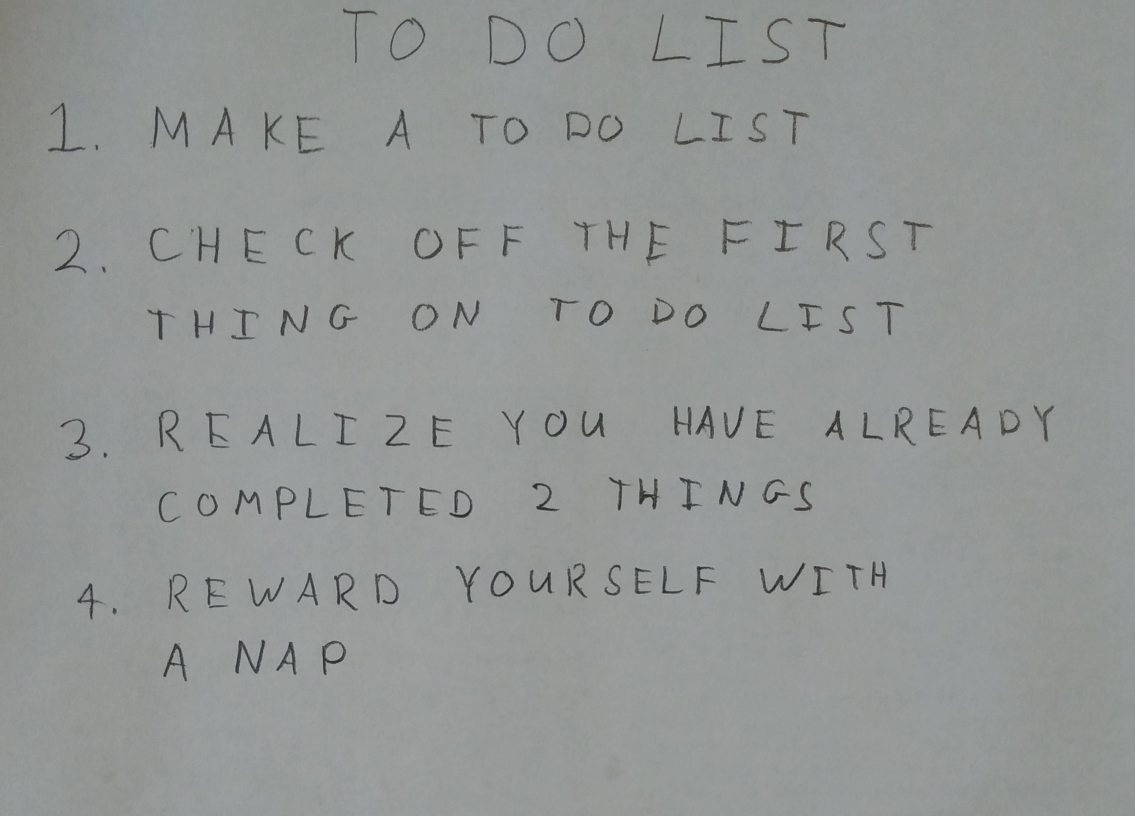
#> input picture Assignments/HW5/images/01_list.jpg, 2270 x 1631 px (shown at 1/2 size)
$ python q4.py
#> lines starting #> are read from the running program, lines starting #| are printed output that depends on the picture; after the words box and inside, x2 and y2 are one past the last pixel; in counts of white or black regions, pixels touching at a corner belong together
#> further down, img is the input picture: shape (1631, 2270, 3); mean R, G, B 146.5, 150.1, 148.9
#!/usr/bin/python3

'''
16-720B Computer Vision (Fall 2018)
Homework 5 - Neural Networks for Recognition
'''

__author__ = "Heethesh Vhavle"
__credits__ = ["Simon Lucey", "16-720B TAs"]
__version__ = "1.0.1"
__email__ = "heethesh@cmu.edu"

import numpy as np
import skimage
import skimage.io
import skimage.measure
import skimage.color
import skimage.filters
import skimage.morphology
import skimage.segmentation

import matplotlib.pyplot as plt
import matplotlib.patches as mpatches

import warnings
warnings.simplefilter(action='ignore', category=FutureWarning)
warnings.simplefilter(action='ignore', category=UserWarning)

BLUR_SIGMA = 2
BW_CLOSING_ITERS = 3
MIN_BBOX_AREA = 1000
LABELS_EROSION_ITERS = 4
JOINT_MIN_ASPECT_RATIO = 1.15
JOINT_EROSION_ITERS = 1
LINE_DETECTION_THRESH = 100

def findLabels(image, morph_iters=LABELS_EROSION_ITERS):
    for _ in range(morph_iters): image = skimage.morphology.binary_erosion(image)
    image = skimage.img_as_float(image)
    labels = skimage.measure.label(image-1)
    labels = skimage.segmentation.clear_border(labels)
    regions = skimage.measure.regionprops(labels)
    return labels, regions

def drawBoxes(image, bboxes):
    fig, ax = plt.subplots()
    ax.imshow(image, cmap='gray')

    for bbox in bboxes:
        minr, minc, maxr, maxc = bbox
        rect = mpatches.Rectangle((minc, minr), maxc-minc, maxr-minr, fill=False, edgecolor='red', linewidth=1)
        ax.add_patch(rect)

    plt.show()

def removeJoints(image, bboxes):
    i = 0
    while i < len(bboxes):
        minr, minc, maxr, maxc = bboxes[i]
        if (maxc - minc) / (maxr - minr) > JOINT_MIN_ASPECT_RATIO:
            letter = np.ones_like(image)
            letter[minr:maxr, minc:maxc] = image[minr:maxr, minc:maxc]
            _, regions = findLabels(letter, morph_iters=JOINT_EROSION_ITERS)
            n = len(regions)
            if n > 1:
                print('Found %d joined letters'%n)
                bboxes = bboxes[:i] + [ region.bbox for region in regions ] + bboxes[i+1:]
                i += (n - 1)
        i += 1

    return bboxes

def sortLetters(bboxes):
    # Sort all letters row wise
    bboxes.sort(key=lambda x: (x[0]))

    # Find lines and group the letters per line
    lines, words = [], []
    last_line = 1e8
    for bbox in bboxes:
        if abs(last_line - bbox[0]) > LINE_DETECTION_THRESH:
            if words: lines.append(words)
            words = []
        words.append(bbox)
        last_line = bbox[0]
    if words: lines.append(words)

    # Sort the letters column wise per line
    counts = []
    bboxes_sorted = []
    for line in lines:
        line.sort(key=lambda x: (x[1]))
        counts.append(len(line))
        bboxes_sorted += line

    return bboxes_sorted, np.cumsum(counts)

def findLetters(image):
    # Preprocess and threshold the image
    image = skimage.img_as_float(image)
    image = skimage.color.rgb2gray(image)
#> image: shape (1631, 2270) float64
    image = image / np.max(image)
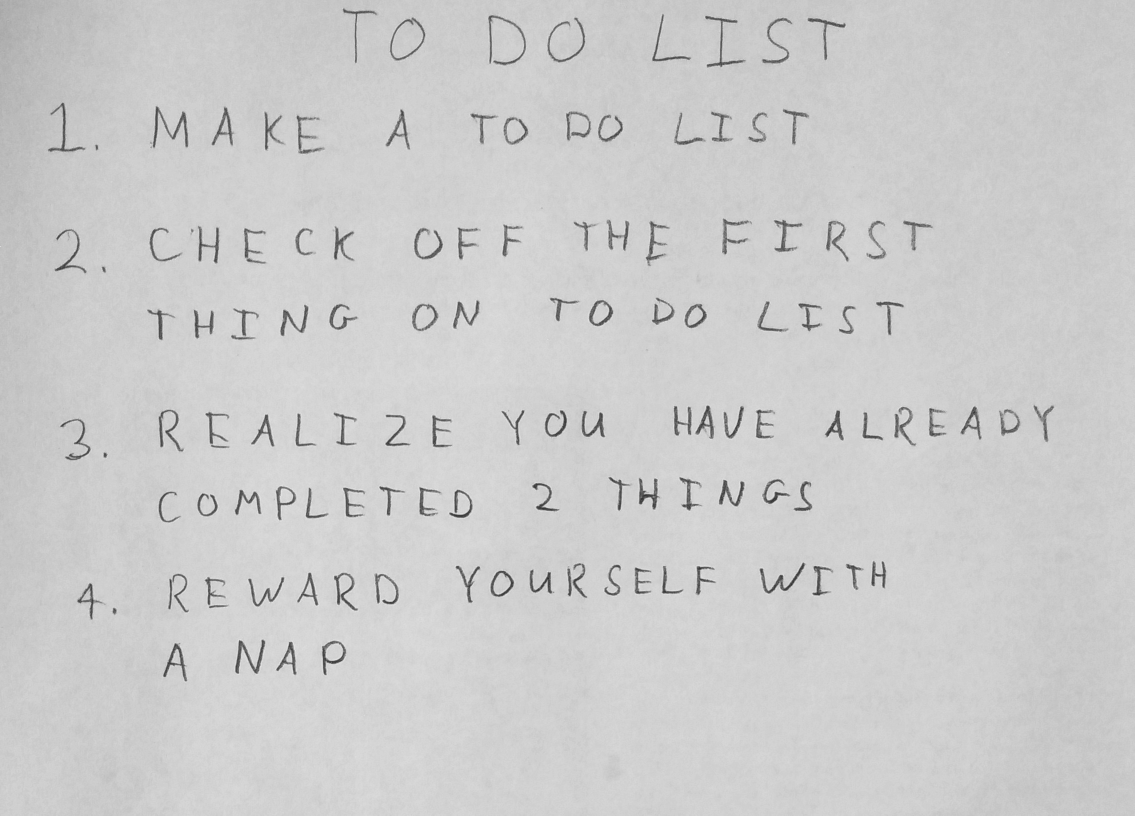
#> image: shape (1631, 2270) float64 (shown at 1/2 size); min 0.131, max 1, mean 0.8
    image = skimage.filters.gaussian(image, sigma=BLUR_SIGMA)
    thresh = skimage.filters.threshold_otsu(image)
#> thresh = 0.677
    bw = image > thresh
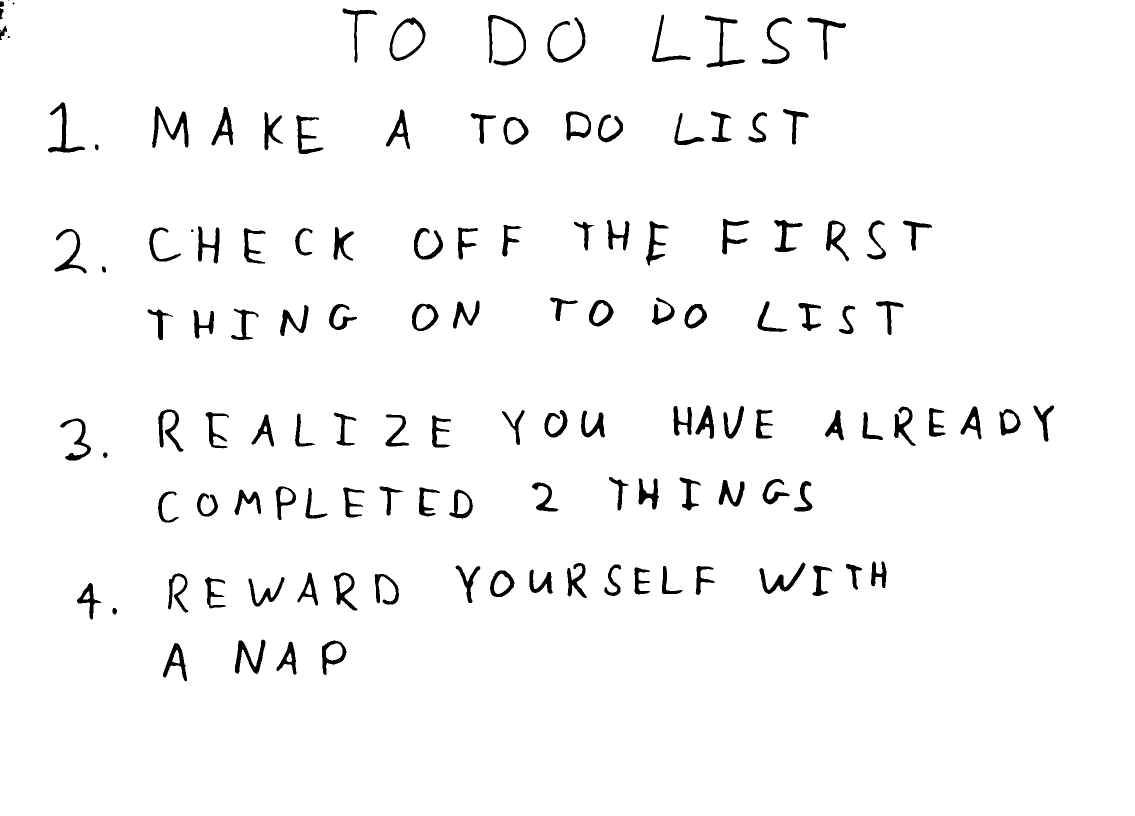
#> bw: shape (1631, 2270) bool (shown at 1/2 size); 96.9% white; 126 black regions (3 under 20 px), largest, box (x1, y1, x2, y2) and area: (304, 213, 377, 296) 1895, (976, 30, 1052, 131) 1658, (1410, 31, 1490, 135) 1588

    # Apply morphological opertaions
    iters = (image.shape[0] * image.shape[1])//int(1.5e6) + 2*int(image.shape[1]>4000)
#> iters = 2
    for _ in range(iters): bw = skimage.morphology.binary_erosion(bw)
    for _ in range(BW_CLOSING_ITERS): bw = skimage.morphology.binary_closing(bw)
    bw = skimage.img_as_float(bw)
#> bw: shape (1631, 2270) float64; values 0 (black) and 1 (white), 95.2% white; 125 black regions (1 under 20 px), largest, box (x1, y1, x2, y2) and area: (302, 211, 379, 298) 2846, (974, 28, 1054, 133) 2708, (1408, 29, 1492, 137) 2467

    # Assign labels and find the bounding boxes
    labels, regions = findLabels(bw)
#> after the loop in findLabels, `for _ in range(morph_iters): image = skimage.morphology.binary_erosion..`: image: shape (1631, 2270) bool; 91.9% white; 120 black regions, largest, box (x1, y1, x2, y2) and area: (1341, 805, 1434, 884) 4949, (970, 24, 1058, 137) 4778, (298, 207, 383, 302) 4641
#> in findLabels, `image = skimage.img_as_float(image)`: image: shape (1631, 2270) float64; values 0 (black) and 1 (white), 91.9% white; 120 black regions
#> in findLabels, `labels = skimage.measure.label(image-1)`:
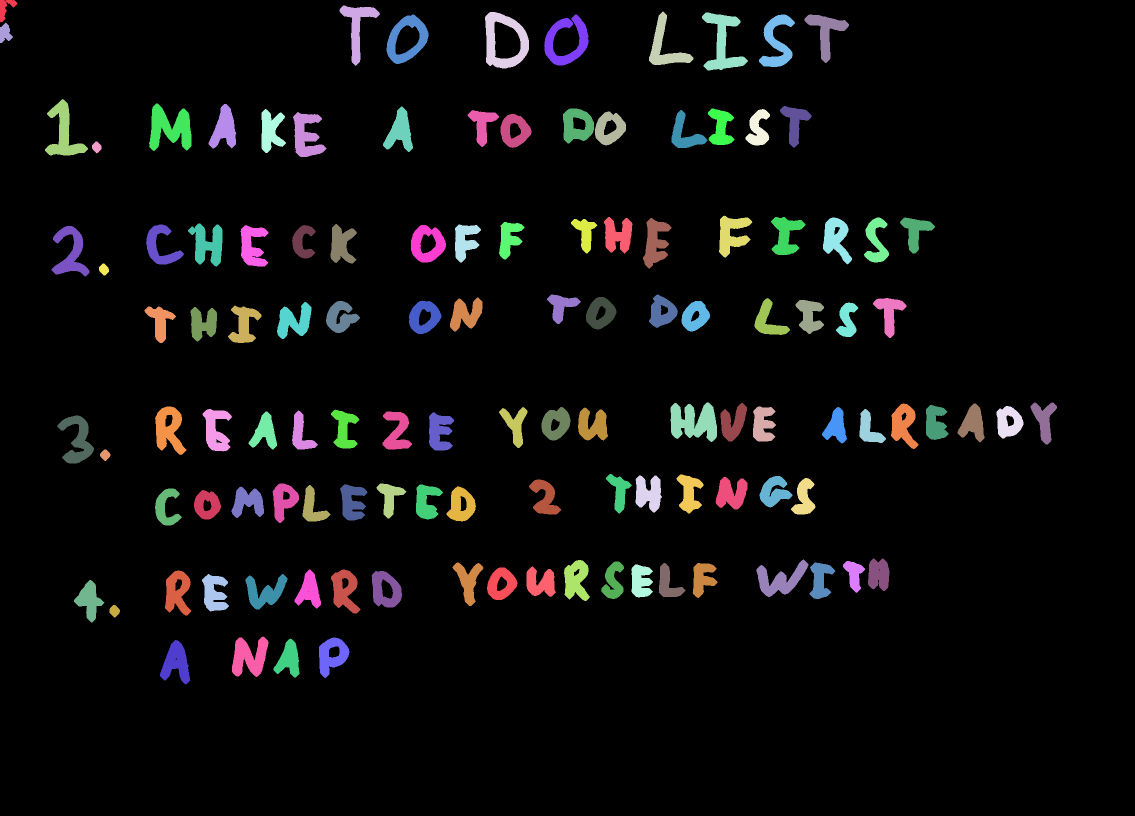
#> labels: shape (1631, 2270) int64 (shown at 1/2 size); 121 distinct labels, from 0 to 120; one colour per label, 0 black
#> in findLabels, `labels = skimage.segmentation.clear_border(labels)`: labels: shape (1631, 2270) int64; 119 distinct labels, from 0 to 120
#> in findLabels, `regions = skimage.measure.regionprops(labels)`: regions = 118 regions; largest, box (x1, y1, x2, y2) and area: (1341, 805, 1434, 884) 4949, (970, 24, 1058, 137) 4778, (298, 207, 383, 302) 4641, (1404, 25, 1496, 141) 4242, (1088, 29, 1177, 131) 4057
    bboxes = [ region.bbox for region in regions if region.area > MIN_BBOX_AREA]
#> bboxes = 114 items, first 6: (11, 679, 132, 760), (23, 1298, 130, 1387), (24, 970, 137, 1058), (25, 1404, 141, 1496), (29, 773, 128, 857), (29, 1088, 131, 1177)
    bboxes = removeJoints(bw, bboxes)
#> the loop in removeJoints, `while i < len(bboxes):` made 114 passes
#> (minr, minc, maxr, maxc, n, i) on passes 40, 55: (589, 1094, 648, 1162, 1, 40), (805, 1341, 884, 1434, 2, 56)
#> (minr, minc, maxr, maxc, n) on passes 93, 109: (1119, 1513, 1194, 1617, 1), (1148, 491, 1219, 575, 1)
#| Found 2 joined letters
#> after the loop in removeJoints, `while i < len(bboxes):`:
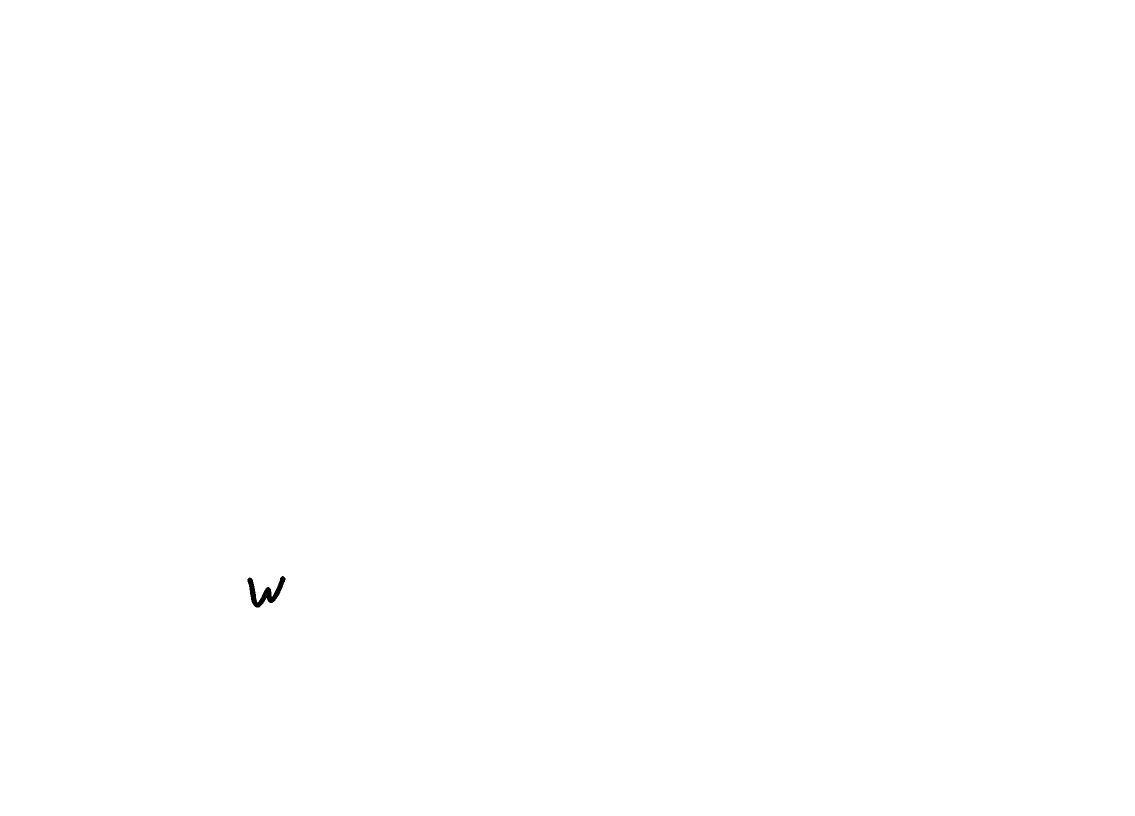
#> letter: shape (1631, 2270) float64 (shown at 1/2 size); values 0 (black) and 1 (white), 100% white; 1 black region, box (x1, y1, x2, y2) and area: (495, 1152, 571, 1215) 1715
#> after the loop in removeJoints, `while i < len(bboxes):`: bboxes = 115 items, first 6: (11, 679, 132, 760), (23, 1298, 130, 1387), (24, 970, 137, 1058), (25, 1404, 141, 1496), (29, 773, 128, 857), (29, 1088, 131, 1177); i = 115
    if __name__ == '__main__': drawBoxes(bw, bboxes)
#> the loop in drawBoxes, `for bbox in bboxes:` made 115 passes
#> (minr, minc, maxr, maxc) on passes 1 to 12: (11, 679, 132, 760), (23, 1298, 130, 1387), (24, 970, 137, 1058), (25, 1404, 141, 1496), (29, 773, 128, 857), (29, 1088, 131, 1177), (29, 1518, 134, 1590), (29, 1609, 126, 1698), (198, 90, 311, 176), (207, 298, 302, 383), (208, 417, 297, 473), (212, 1560, 295, 1623)
#> in drawBoxes, `plt.show()`:
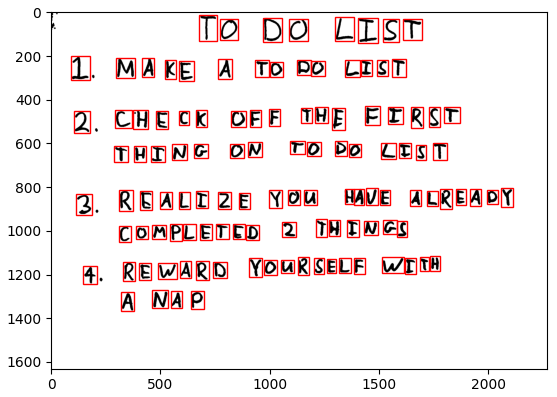
#> figure drawn by matplotlib, 1 panel

    return bboxes, bw

if __name__ == '__main__':
    n = 1
    # n = np.random.randint(1, 5)
    if n==1: img = skimage.io.imread('../images/01_list.jpg')
    if n==2: img = skimage.io.imread('../images/02_letters.jpg')
    if n==3: img = skimage.io.imread('../images/03_haiku.jpg')
    if n==4: img = skimage.io.imread('../images/04_deep.jpg')
    findLetters(img)
